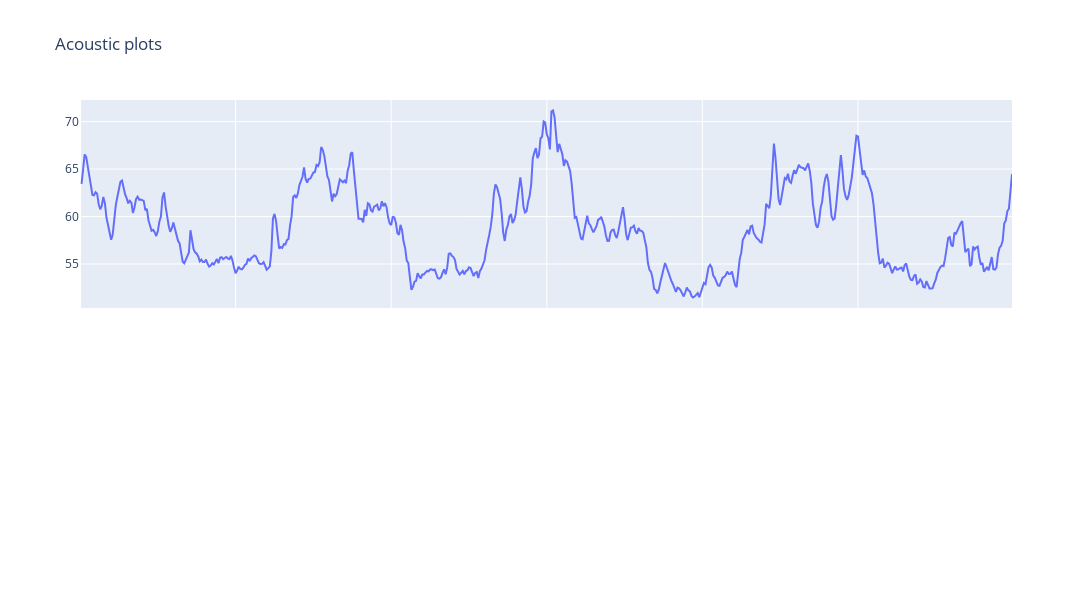

Notebook cell for this chart:
### Code cell
from plotly.subplots import make_subplots
import plotly.graph_objects as go
import numpy as np
 
a = sig.amplitude
fig = make_subplots(rows=2, cols=1,
                    shared_xaxes=True,
                    vertical_spacing=0.01)

if len(a.shape) > 1:
    fig.add_trace(go.Heatmap(
                    z=a))
else:
    fig.add_trace(go.Scatter(x=np.arange(a.shape[0]), y=a,mode='lines',))

fig.update_layout(height=600, width=1600,
                  title_text="Acoustic plots")
fig.show()

### Figure 1 — Plotly figure (JSON) as saved in the notebook; plotly's stock layout.template omitted (floating-point values rounded to 4 significant figures; data arrays with more than 128 entries replaced by an {"elided": "..."} marker saying what was removed)
{"data": [{"mode": "lines", "type": "scatter", "x": {"elided": "600 int values"}, "y": {"elided": "600 float values"}}], "layout": {"height": 600, "title": {"text": "Acoustic plots"}, "width": 1600, "xaxis": {"anchor": "y", "domain": [0, 1], "matches": "x2", "showticklabels": false}, "xaxis2": {"anchor": "y2", "domain": [0, 1]}, "yaxis": {"anchor": "x", "domain": [0.505, 1]}, "yaxis2": {"anchor": "x2", "domain": [0, 0.495]}}}
